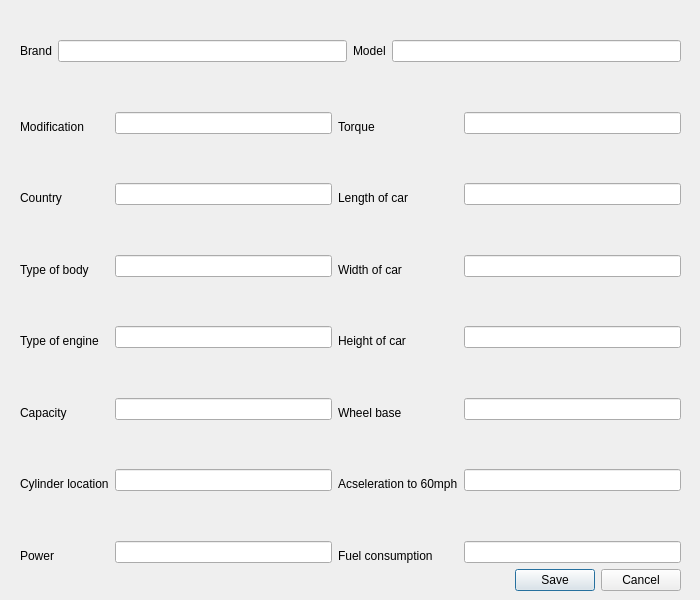
<?xml version="1.0" encoding="UTF-8"?>
<ui version="4.0">
 <class>AddNew</class>
 <widget class="QDialog" name="AddNew">
  <property name="geometry">
   <rect>
    <x>0</x>
    <y>0</y>
    <width>700</width>
    <height>600</height>
   </rect>
  </property>
  <property name="minimumSize">
   <size>
    <width>700</width>
    <height>600</height>
   </size>
  </property>
  <property name="maximumSize">
   <size>
    <width>700</width>
    <height>600</height>
   </size>
  </property>
  <property name="windowTitle">
   <string>Enter new car; ATTENTION!!! NO SPACES!!!</string>
  </property>
  <widget class="QWidget" name="layoutWidget">
   <property name="geometry">
    <rect>
     <x>20</x>
     <y>40</y>
     <width>661</width>
     <height>551</height>
    </rect>
   </property>
   <layout class="QVBoxLayout" name="verticalLayout_6">
    <item>
     <layout class="QVBoxLayout" name="verticalLayout_5">
      <item>
       <layout class="QHBoxLayout" name="horizontalLayout">
        <item>
         <widget class="QLabel" name="label_15">
          <property name="text">
           <string>Brand</string>
          </property>
         </widget>
        </item>
        <item>
         <widget class="QLineEdit" name="brand"/>
        </item>
        <item>
         <widget class="QLabel" name="label_16">
          <property name="text">
           <string>Model</string>
          </property>
         </widget>
        </item>
        <item>
         <widget class="QLineEdit" name="model"/>
        </item>
       </layout>
      </item>
      <item>
       <layout class="QHBoxLayout" name="horizontalLayout_2">
        <item>
         <layout class="QVBoxLayout" name="verticalLayout">
          <item>
           <spacer name="verticalSpacer_9">
            <property name="orientation">
             <enum>Qt::Vertical</enum>
            </property>
            <property name="sizeHint" stdset="0">
             <size>
              <width>20</width>
              <height>40</height>
             </size>
            </property>
           </spacer>
          </item>
          <item>
           <widget class="QLabel" name="label">
            <property name="text">
             <string>Modification</string>
            </property>
           </widget>
          </item>
          <item>
           <spacer name="verticalSpacer_10">
            <property name="orientation">
             <enum>Qt::Vertical</enum>
            </property>
            <property name="sizeHint" stdset="0">
             <size>
              <width>20</width>
              <height>40</height>
             </size>
            </property>
           </spacer>
          </item>
          <item>
           <widget class="QLabel" name="label_2">
            <property name="text">
             <string>Country</string>
            </property>
           </widget>
          </item>
          <item>
           <spacer name="verticalSpacer_11">
            <property name="orientation">
             <enum>Qt::Vertical</enum>
            </property>
            <property name="sizeHint" stdset="0">
             <size>
              <width>20</width>
              <height>40</height>
             </size>
            </property>
           </spacer>
          </item>
          <item>
           <widget class="QLabel" name="label_3">
            <property name="text">
             <string>Type of body</string>
            </property>
           </widget>
          </item>
          <item>
           <spacer name="verticalSpacer_12">
            <property name="orientation">
             <enum>Qt::Vertical</enum>
            </property>
            <property name="sizeHint" stdset="0">
             <size>
              <width>20</width>
              <height>40</height>
             </size>
            </property>
           </spacer>
          </item>
          <item>
           <widget class="QLabel" name="label_4">
            <property name="text">
             <string>Type of engine</string>
            </property>
           </widget>
          </item>
          <item>
           <spacer name="verticalSpacer_13">
            <property name="orientation">
             <enum>Qt::Vertical</enum>
            </property>
            <property name="sizeHint" stdset="0">
             <size>
              <width>20</width>
              <height>40</height>
             </size>
            </property>
           </spacer>
          </item>
          <item>
           <widget class="QLabel" name="label_5">
            <property name="text">
             <string>Capacity</string>
            </property>
           </widget>
          </item>
          <item>
           <spacer name="verticalSpacer_14">
            <property name="orientation">
             <enum>Qt::Vertical</enum>
            </property>
            <property name="sizeHint" stdset="0">
             <size>
              <width>20</width>
              <height>40</height>
             </size>
            </property>
           </spacer>
          </item>
          <item>
           <widget class="QLabel" name="label_6">
            <property name="text">
             <string>Cylinder location</string>
            </property>
           </widget>
          </item>
          <item>
           <spacer name="verticalSpacer_15">
            <property name="orientation">
             <enum>Qt::Vertical</enum>
            </property>
            <property name="sizeHint" stdset="0">
             <size>
              <width>20</width>
              <height>40</height>
             </size>
            </property>
           </spacer>
          </item>
          <item>
           <widget class="QLabel" name="label_7">
            <property name="text">
             <string>Power</string>
            </property>
           </widget>
          </item>
         </layout>
        </item>
        <item>
         <layout class="QVBoxLayout" name="verticalLayout_3">
          <item>
           <spacer name="verticalSpacer">
            <property name="orientation">
             <enum>Qt::Vertical</enum>
            </property>
            <property name="sizeHint" stdset="0">
             <size>
              <width>20</width>
              <height>5</height>
             </size>
            </property>
           </spacer>
          </item>
          <item>
           <widget class="QLineEdit" name="modification"/>
          </item>
          <item>
           <spacer name="verticalSpacer_3">
            <property name="orientation">
             <enum>Qt::Vertical</enum>
            </property>
            <property name="sizeHint" stdset="0">
             <size>
              <width>20</width>
              <height>40</height>
             </size>
            </property>
           </spacer>
          </item>
          <item>
           <widget class="QLineEdit" name="country"/>
          </item>
          <item>
           <spacer name="verticalSpacer_4">
            <property name="orientation">
             <enum>Qt::Vertical</enum>
            </property>
            <property name="sizeHint" stdset="0">
             <size>
              <width>20</width>
              <height>40</height>
             </size>
            </property>
           </spacer>
          </item>
          <item>
           <widget class="QLineEdit" name="type_body"/>
          </item>
          <item>
           <spacer name="verticalSpacer_5">
            <property name="orientation">
             <enum>Qt::Vertical</enum>
            </property>
            <property name="sizeHint" stdset="0">
             <size>
              <width>20</width>
              <height>40</height>
             </size>
            </property>
           </spacer>
          </item>
          <item>
           <widget class="QLineEdit" name="engine"/>
          </item>
          <item>
           <spacer name="verticalSpacer_6">
            <property name="orientation">
             <enum>Qt::Vertical</enum>
            </property>
            <property name="sizeHint" stdset="0">
             <size>
              <width>20</width>
              <height>40</height>
             </size>
            </property>
           </spacer>
          </item>
          <item>
           <widget class="QLineEdit" name="capacity"/>
          </item>
          <item>
           <spacer name="verticalSpacer_7">
            <property name="orientation">
             <enum>Qt::Vertical</enum>
            </property>
            <property name="sizeHint" stdset="0">
             <size>
              <width>20</width>
              <height>40</height>
             </size>
            </property>
           </spacer>
          </item>
          <item>
           <widget class="QLineEdit" name="locate_cyl"/>
          </item>
          <item>
           <spacer name="verticalSpacer_8">
            <property name="orientation">
             <enum>Qt::Vertical</enum>
            </property>
            <property name="sizeHint" stdset="0">
             <size>
              <width>20</width>
              <height>40</height>
             </size>
            </property>
           </spacer>
          </item>
          <item>
           <widget class="QLineEdit" name="power"/>
          </item>
         </layout>
        </item>
        <item>
         <layout class="QVBoxLayout" name="verticalLayout_2">
          <item>
           <spacer name="verticalSpacer_17">
            <property name="orientation">
             <enum>Qt::Vertical</enum>
            </property>
            <property name="sizeHint" stdset="0">
             <size>
              <width>20</width>
              <height>40</height>
             </size>
            </property>
           </spacer>
          </item>
          <item>
           <widget class="QLabel" name="label_10">
            <property name="text">
             <string>Torque</string>
            </property>
           </widget>
          </item>
          <item>
           <spacer name="verticalSpacer_18">
            <property name="orientation">
             <enum>Qt::Vertical</enum>
            </property>
            <property name="sizeHint" stdset="0">
             <size>
              <width>20</width>
              <height>40</height>
             </size>
            </property>
           </spacer>
          </item>
          <item>
           <widget class="QLabel" name="label_9">
            <property name="text">
             <string>Length of car</string>
            </property>
           </widget>
          </item>
          <item>
           <spacer name="verticalSpacer_19">
            <property name="orientation">
             <enum>Qt::Vertical</enum>
            </property>
            <property name="sizeHint" stdset="0">
             <size>
              <width>20</width>
              <height>40</height>
             </size>
            </property>
           </spacer>
          </item>
          <item>
           <widget class="QLabel" name="label_14">
            <property name="text">
             <string>Width of car</string>
            </property>
           </widget>
          </item>
          <item>
           <spacer name="verticalSpacer_20">
            <property name="orientation">
             <enum>Qt::Vertical</enum>
            </property>
            <property name="sizeHint" stdset="0">
             <size>
              <width>20</width>
              <height>40</height>
             </size>
            </property>
           </spacer>
          </item>
          <item>
           <widget class="QLabel" name="label_12">
            <property name="text">
             <string>Height of car</string>
            </property>
           </widget>
          </item>
          <item>
           <spacer name="verticalSpacer_21">
            <property name="orientation">
             <enum>Qt::Vertical</enum>
            </property>
            <property name="sizeHint" stdset="0">
             <size>
              <width>20</width>
              <height>40</height>
             </size>
            </property>
           </spacer>
          </item>
          <item>
           <widget class="QLabel" name="label_11">
            <property name="text">
             <string>Wheel base</string>
            </property>
           </widget>
          </item>
          <item>
           <spacer name="verticalSpacer_22">
            <property name="orientation">
             <enum>Qt::Vertical</enum>
            </property>
            <property name="sizeHint" stdset="0">
             <size>
              <width>20</width>
              <height>40</height>
             </size>
            </property>
           </spacer>
          </item>
          <item>
           <widget class="QLabel" name="label_13">
            <property name="text">
             <string>Acseleration to 60mph</string>
            </property>
           </widget>
          </item>
          <item>
           <spacer name="verticalSpacer_23">
            <property name="orientation">
             <enum>Qt::Vertical</enum>
            </property>
            <property name="sizeHint" stdset="0">
             <size>
              <width>20</width>
              <height>40</height>
             </size>
            </property>
           </spacer>
          </item>
          <item>
           <widget class="QLabel" name="label_8">
            <property name="text">
             <string>Fuel consumption</string>
            </property>
           </widget>
          </item>
         </layout>
        </item>
        <item>
         <layout class="QVBoxLayout" name="verticalLayout_4">
          <item>
           <spacer name="verticalSpacer_2">
            <property name="orientation">
             <enum>Qt::Vertical</enum>
            </property>
            <property name="sizeHint" stdset="0">
             <size>
              <width>20</width>
              <height>5</height>
             </size>
            </property>
           </spacer>
          </item>
          <item>
           <widget class="QLineEdit" name="torque"/>
          </item>
          <item>
           <spacer name="verticalSpacer_16">
            <property name="orientation">
             <enum>Qt::Vertical</enum>
            </property>
            <property name="sizeHint" stdset="0">
             <size>
              <width>20</width>
              <height>40</height>
             </size>
            </property>
           </spacer>
          </item>
          <item>
           <widget class="QLineEdit" name="length"/>
          </item>
          <item>
           <spacer name="verticalSpacer_24">
            <property name="orientation">
             <enum>Qt::Vertical</enum>
            </property>
            <property name="sizeHint" stdset="0">
             <size>
              <width>20</width>
              <height>40</height>
             </size>
            </property>
           </spacer>
          </item>
          <item>
           <widget class="QLineEdit" name="width"/>
          </item>
          <item>
           <spacer name="verticalSpacer_25">
            <property name="orientation">
             <enum>Qt::Vertical</enum>
            </property>
            <property name="sizeHint" stdset="0">
             <size>
              <width>20</width>
              <height>40</height>
             </size>
            </property>
           </spacer>
          </item>
          <item>
           <widget class="QLineEdit" name="heigth"/>
          </item>
          <item>
           <spacer name="verticalSpacer_26">
            <property name="orientation">
             <enum>Qt::Vertical</enum>
            </property>
            <property name="sizeHint" stdset="0">
             <size>
              <width>20</width>
              <height>40</height>
             </size>
            </property>
           </spacer>
          </item>
          <item>
           <widget class="QLineEdit" name="wheelbase"/>
          </item>
          <item>
           <spacer name="verticalSpacer_27">
            <property name="orientation">
             <enum>Qt::Vertical</enum>
            </property>
            <property name="sizeHint" stdset="0">
             <size>
              <width>20</width>
              <height>40</height>
             </size>
            </property>
           </spacer>
          </item>
          <item>
           <widget class="QLineEdit" name="dynamic"/>
          </item>
          <item>
           <spacer name="verticalSpacer_28">
            <property name="orientation">
             <enum>Qt::Vertical</enum>
            </property>
            <property name="sizeHint" stdset="0">
             <size>
              <width>20</width>
              <height>40</height>
             </size>
            </property>
           </spacer>
          </item>
          <item>
           <widget class="QLineEdit" name="fuel_consump"/>
          </item>
         </layout>
        </item>
       </layout>
      </item>
     </layout>
    </item>
    <item>
     <widget class="QDialogButtonBox" name="buttonBox">
      <property name="standardButtons">
       <set>QDialogButtonBox::Cancel|QDialogButtonBox::Save</set>
      </property>
     </widget>
    </item>
   </layout>
  </widget>
 </widget>
 <resources/>
 <connections/>
</ui>
